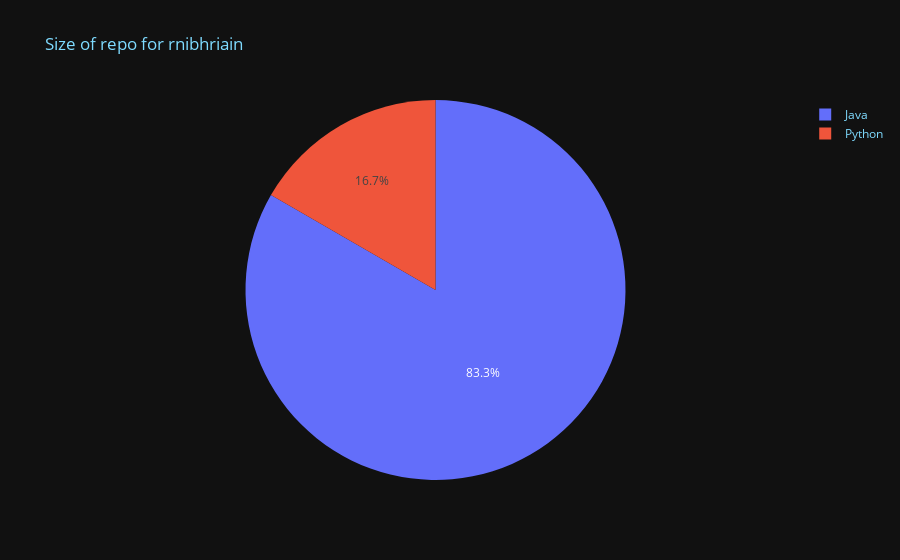

Write notebook code for a chart like this one.
### Markdown cell above
### Size of Repo per Language

### Code cell
fig1 = px.pie(df1, values='Size', names='Lang', title=f'Size of repo for {user}')

fig1.update_layout(
    plot_bgcolor=colors['background'],
    paper_bgcolor=colors['background'],
    font_color=colors['text']
)

fig1.show()

### Figure 1 — Plotly figure (JSON) as saved in the notebook; plotly's stock layout.template omitted (floating-point values rounded to 4 significant figures)
{"data": [{"domain": {"x": [0, 1], "y": [0, 1]}, "hovertemplate": "Lang=%{label}<br>Size=%{value}<extra></extra>", "labels": ["Java", "Python"], "legendgroup": "", "name": "", "showlegend": true, "type": "pie", "values": [5, 1]}], "layout": {"font": {"color": "#7FDBFF"}, "legend": {"tracegroupgap": 0}, "paper_bgcolor": "#111111", "plot_bgcolor": "#111111", "title": {"text": "Size of repo for rnibhriain"}}}
